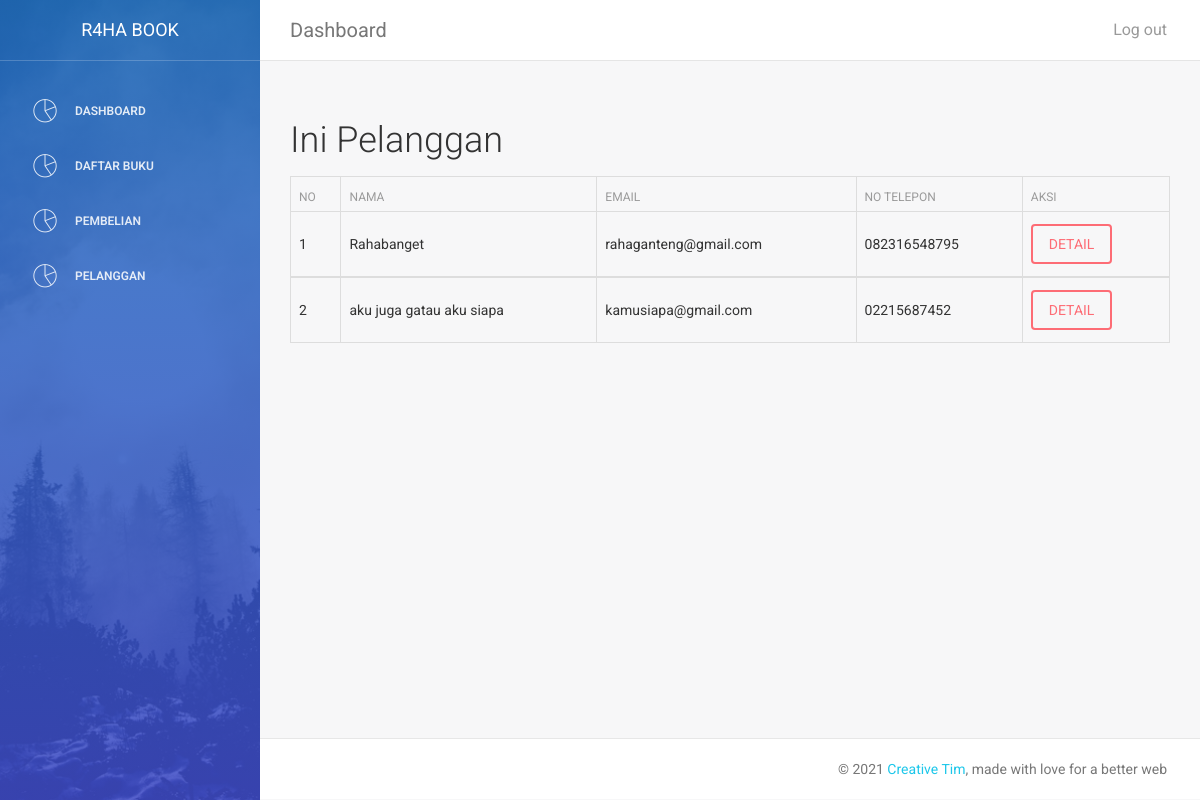
Page /admin/index.php?halaman=pelanggan (signed in) on the committed database.
### tables this page shows
CREATE TABLE `pelanggan` (
  `id_pelanggan` int(11) NOT NULL,
  `email_pelanggan` varchar(100) DEFAULT NULL,
  `password_pelanggan` varchar(100) DEFAULT NULL,
  `nama_pelanggan` varchar(100) DEFAULT NULL,
  `telepon_pelanggan` varchar(20) DEFAULT NULL
);

### admin/pelanggan.php (the view)
<h2>Ini Pelanggan</h2>
<table class="table table-bordered">
    <thead>
        <tr>
            <th>No</th>
            <th>Nama</th>
            <th>Email</th>
            <th>No Telepon</th>
            <th>AKSI</th>
        </tr>
    </thead>
    <?php
        $ambil=$koneksi->query("SELECT * FROM pelanggan");
        $no = 1;
        while($pecah = $ambil->fetch_assoc()){
    ?>
    <tbody>
        <tr>
            <td><?php echo $no; ?></td>
            <td><?php echo $pecah['nama_pelanggan']; ?></td>
            <td><?php echo $pecah['email_pelanggan']; ?></td>
            <td><?php echo $pecah['telepon_pelanggan']; ?></td>
            <td>
                <a href="" class="btn btn-danger">DETAIL</a>
            </td>
        </tr>
        <?php $no++ ?>
        <?php } ?>
    </tbody>
</table>

### rows in the picture
pelanggan: nama_pelanggan "Rahabanget", email_pelanggan "rahaganteng@gmail.com", telepon_pelanggan "082316548795"
pelanggan: nama_pelanggan "aku juga gatau aku siapa", email_pelanggan "kamusiapa@gmail.com", telepon_pelanggan "02215687452"
